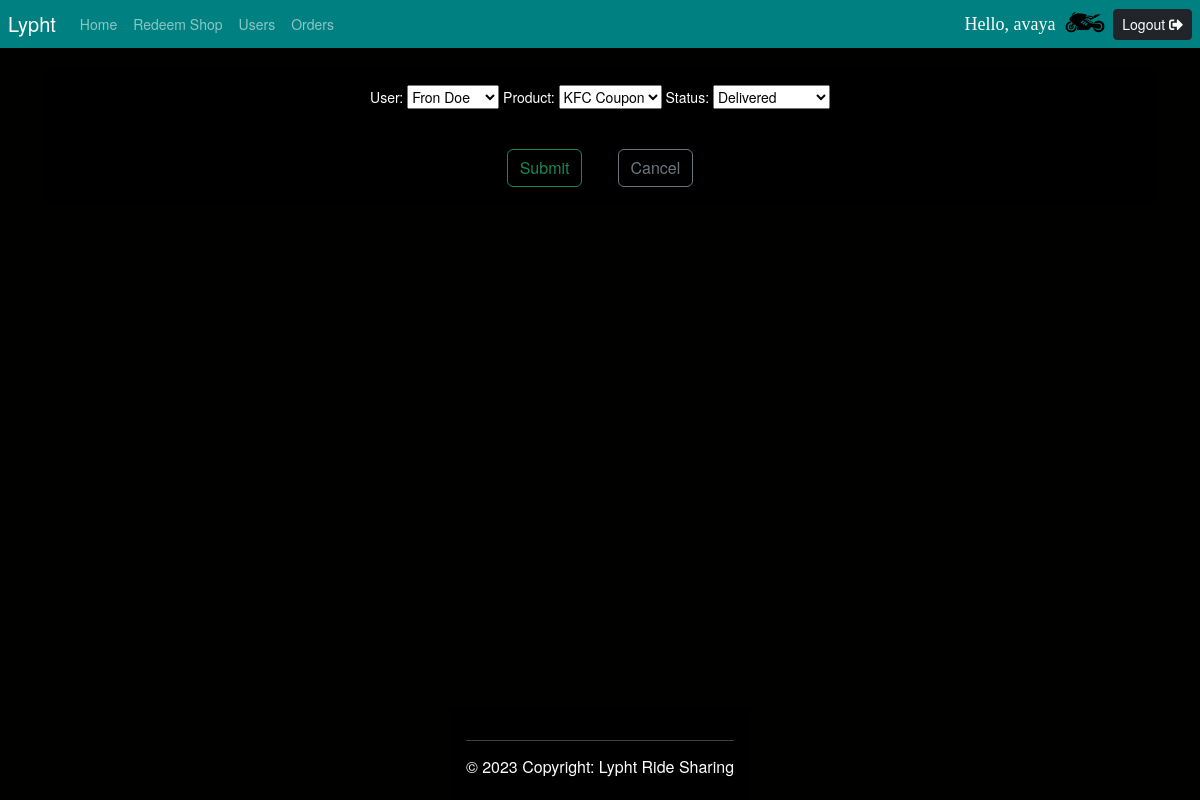
Page /updateOrder/1/ (signed in) on the committed database.
### redeem/models.py (models this page shows, shortened)
class Order(models.Model):
    STATUS = (
        ('Pending', 'Pending'),
        ('Out for delivery', 'Out for delivery'),
        ('Delivered', 'Delivered'),
    )
    user = models.ForeignKey(User, null=True, on_delete=models.SET_NULL)
    product = models.ForeignKey(Product, null=True, on_delete=models.SET_NULL)
    created_at = models.DateTimeField(auto_now_add=True)
    status = models.CharField(max_length=200, null=True, choices=STATUS)

### redeem/views.py (the view)
# urls.py: path('updateOrder/<str:pk>/', views.updateOrder, name='update_Order'),
@login_required(login_url='login')
def updateOrder(request, pk):
    order = Order.objects.get(id=pk)
    form = OrderForm(instance=order)
    if request.method == 'POST':
        form = OrderForm(request.POST, instance=order)
        if form.is_valid():
            form.save()
            return redirect('/')
    context = {
        'form': form
    }
    return render(request, 'redeem/order_form.html', context)

### redeem/forms.py
class OrderForm(ModelForm):
    class Meta:
        model = Order
        fields = '__all__'

### redeem/models.py (called while the page is built)
    def __str__(self):
        return self.name

    def __str__(self):
        return self.name

### redeem/templates/redeem/order_form.html (shortened to what this page needs)
{% extends 'redeem/main.html' %}
{% load static %}
{% block content %}
    <div class="row ">
        <div class="col-md-12">
            <div class="card card-body mx-auto bg-black text-center">
                <form action="" method="POST">
                    {{ form }}
                    <br>
                    <br>
                    <br>
                    <input type="submit" class="btn btn-outline-success" name="Submit">
                    <a class="btn btn-outline-secondary" href="{% url 'home' %}">Cancel</a>
                </form>
            </div>
        </div>
    </div>
{% endblock %}

### redeem/templates/redeem/navbar.html (shortened to what this page needs)
{% load static %}
<nav class="navbar navbar-expand-lg p-1 pe-2 ps-2" style="background-color:teal; " data-bs-theme="dark">
    <div class="collapse navbar-collapse" id="navbarTogglerDemo01">
        <a class="navbar-brand" href="#">Lypht</a>
        <ul class="navbar-nav me-auto mb-2 mb-lg-0">
            <li class="nav-item">
                <a class="nav-link" href="{% url 'home' %}">Home</a>
            </li>
            <li class="nav-item">
                <a class="nav-link" href="{% url 'products' %}">Redeem Shop</a>
            </li>
            <li class="nav-item">
                <a class="nav-link" href="">Users</a>
            </li>
            <li class="nav-item">
                <a class="nav-link" href="">Orders</a>
            </li>
        </ul>
        <a class="userHello"> Hello, {{ request.user }}</a>
        <img src="{% static 'images/superbike.png' %}" width="40" height="40" alt="">
        <span>
             <a href="{% url 'logout' %}" class="btn btn-dark btn-sm">
                 Logout
                <i class="fas fa-sign-out-alt"></i>
            </a>
        </span>
    </div>
</nav>

### static/css/main.css (style rules this page uses)
body { background-color: #010100; color: #ffffff; font-family: "Helvetica Neue", Helvetica, Arial, sans-serif; font-size: 14px; line-height: 20px; padding: 0; margin: 0; display: flex; flex-direction: column; min-height: 100vh; position:relative; }

### redeem/templates/redeem/navbar.html (style rules this page uses)
.userHello { font-size: 18px; color: white; margin-right: 10px; text-decoration: none; font-family: "Monotype Corsiva", "Comic Sans MS", cursive; }

### rows in the picture
Order: user "Fron Doe", product "KFC Coupon", status "Delivered"

### other values in the picture
{{ request.user }} "avaya"
